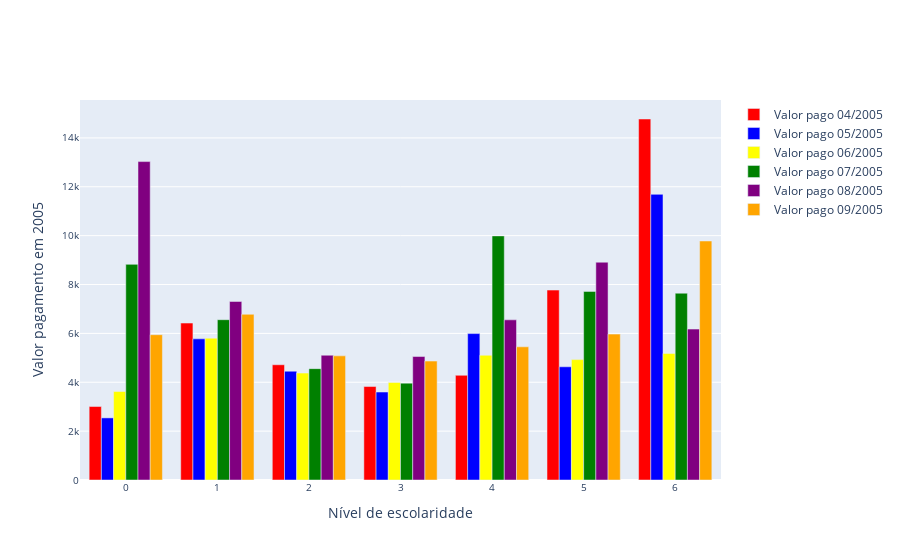

The notebook cell saved with this chart:
### Markdown cell above
# Aula 3

### Code cell
# PLOTLY:

fig = go.Figure()

fig.add_trace(go.Bar(x = credit_group['EDUCAÇÃO'], y = credit_group['VALOR_PAG_ABR_2005'], marker_color = 'Red', name = 'Valor pago 04/2005'))
fig.add_trace(go.Bar(x = credit_group['EDUCAÇÃO'], y = credit_group['VALOR_PAG_MAI_2005'], marker_color = 'Blue', name = 'Valor pago 05/2005'))
fig.add_trace(go.Bar(x = credit_group['EDUCAÇÃO'], y = credit_group['VALOR_PAG_JUN_2005'], marker_color = 'Yellow', name = 'Valor pago 06/2005'))
fig.add_trace(go.Bar(x = credit_group['EDUCAÇÃO'], y = credit_group['VALOR_PAG_JUL_2005'], marker_color = 'Green', name = 'Valor pago 07/2005'))
fig.add_trace(go.Bar(x = credit_group['EDUCAÇÃO'], y = credit_group['VALOR_PAG_AGO_2005'], marker_color = 'Purple', name = 'Valor pago 08/2005'))
fig.add_trace(go.Bar(x = credit_group['EDUCAÇÃO'], y = credit_group['VALOR_PAG_SET_2005'], marker_color = 'Orange', name = 'Valor pago 09/2005'))

fig.update_layout(yaxis = dict(title = 'Valor pagamento em 2005', titlefont_size = 14, tickfont_size = 10),
                  xaxis = dict(title = 'Nível de escolaridade', titlefont_size = 14, tickfont_size = 10))

# Salvando o gráfico interativo
# fig.write_html('valor_pago_escolaridade.html')

### Figure 1 — Plotly figure (JSON) as saved in the notebook; plotly's stock layout.template omitted (floating-point values rounded to 4 significant figures)
{"data": [{"marker": {"color": "Red"}, "name": "Valor pago 04/2005", "type": "bar", "x": [0, 1, 2, 3, 4, 5, 6], "y": [3007.0, 6423.0, 4716.0, 3826.0, 4285.0, 7772.0, 14770.0]}, {"marker": {"color": "Blue"}, "name": "Valor pago 05/2005", "type": "bar", "x": [0, 1, 2, 3, 4, 5, 6], "y": [2542.0, 5777.0, 4453.0, 3600.0, 5992.0, 4633.0, 11690.0]}, {"marker": {"color": "Yellow"}, "name": "Valor pago 06/2005", "type": "bar", "x": [0, 1, 2, 3, 4, 5, 6], "y": [3621.0, 5805.0, 4375.0, 3993.0, 5105.0, 4927.0, 5179.0]}, {"marker": {"color": "Green"}, "name": "Valor pago 07/2005", "type": "bar", "x": [0, 1, 2, 3, 4, 5, 6], "y": [8825.0, 6561.0, 4557.0, 3964.0, 9991.0, 7719.0, 7645.0]}, {"marker": {"color": "Purple"}, "name": "Valor pago 08/2005", "type": "bar", "x": [0, 1, 2, 3, 4, 5, 6], "y": [13030.0, 7307.0, 5107.0, 5053.0, 6555.0, 8913.0, 6176.0]}, {"marker": {"color": "Orange"}, "name": "Valor pago 09/2005", "type": "bar", "x": [0, 1, 2, 3, 4, 5, 6], "y": [5946.0, 6781.0, 5080.0, 4866.0, 5451.0, 5971.0, 9780.0]}], "layout": {"xaxis": {"tickfont": {"size": 10}, "title": {"font": {"size": 14}, "text": "Nível de escolaridade"}}, "yaxis": {"tickfont": {"size": 10}, "title": {"font": {"size": 14}, "text": "Valor pagamento em 2005"}}}}
